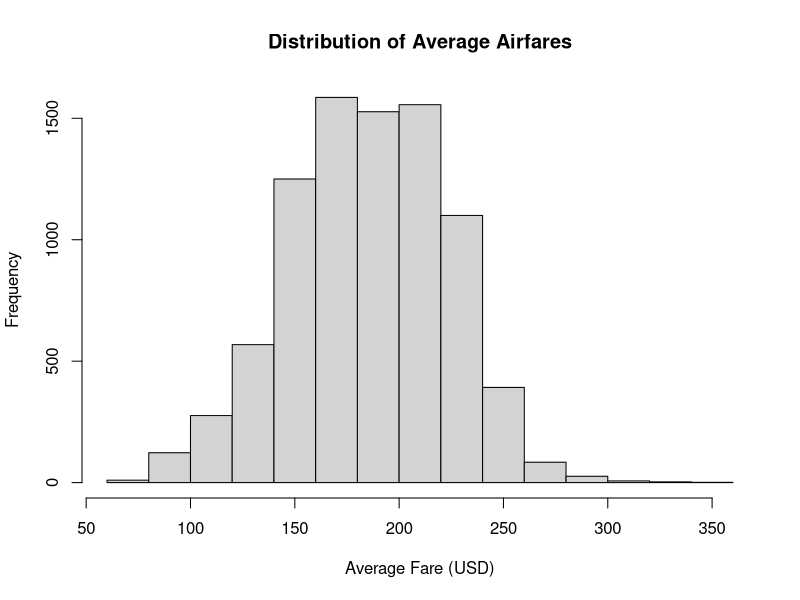

The R script that drew this image:
## ---- chunk 1
airfare <- read.csv("Consumer_Airfare_Report__Table_2_-_Top_1_000_City-Pair_Markets.csv")
dim(airfare)
## ---- chunk 2
summary(airfare$cur_fare)
## ---- chunk 3
table(airfare$city)
## ---- chunk 4
hist(airfare$cur_fare,
     main = "Distribution of Average Airfares",
     xlab = "Average Fare (USD)")
